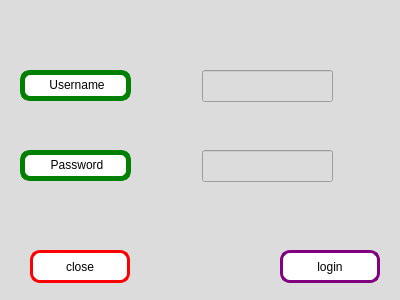
<?xml version="1.0" encoding="UTF-8"?>
<ui version="4.0">
 <class>AdminLoginWindow</class>
 <widget class="QDialog" name="AdminLoginWindow">
  <property name="geometry">
   <rect>
    <x>0</x>
    <y>0</y>
    <width>400</width>
    <height>300</height>
   </rect>
  </property>
  <property name="windowTitle">
   <string>Dialog</string>
  </property>
  <property name="styleSheet">
   <string notr="true">color: rgb(0, 0, 0);
background-color: rgb(220, 220, 220);
</string>
  </property>
  <widget class="QPushButton" name="loginButton">
   <property name="geometry">
    <rect>
     <x>280</x>
     <y>250</y>
     <width>100</width>
     <height>33</height>
    </rect>
   </property>
   <property name="styleSheet">
    <string notr="true">border:3px solid purple;
font: 10pt &quot;Segoe UI&quot;;
background: rgb(255, 255, 255);
color: rgb(0, 0, 0);
gridline-color: rgb(0, 0, 0);
border-radius:10px;</string>
   </property>
   <property name="text">
    <string>login</string>
   </property>
  </widget>
  <widget class="QLineEdit" name="passLineEdit">
   <property name="geometry">
    <rect>
     <x>202</x>
     <y>150</y>
     <width>131</width>
     <height>32</height>
    </rect>
   </property>
  </widget>
  <widget class="QLineEdit" name="userLineEdit">
   <property name="geometry">
    <rect>
     <x>202</x>
     <y>70</y>
     <width>131</width>
     <height>32</height>
    </rect>
   </property>
  </widget>
  <widget class="QLabel" name="labelUser">
   <property name="geometry">
    <rect>
     <x>20</x>
     <y>70</y>
     <width>111</width>
     <height>31</height>
    </rect>
   </property>
   <property name="styleSheet">
    <string notr="true">border:5px solid green;
font: 10pt &quot;Segoe UI&quot;;
background: rgb(255, 255, 255);
color: rgb(0, 0, 0);
gridline-color: rgb(0, 0, 0);
border-radius:10px;</string>
   </property>
   <property name="text">
    <string>&lt;html&gt;&lt;head/&gt;&lt;body&gt;&lt;p align=&quot;center&quot;&gt;Username&lt;/p&gt;&lt;/body&gt;&lt;/html&gt;</string>
   </property>
  </widget>
  <widget class="QLabel" name="labelPass">
   <property name="geometry">
    <rect>
     <x>20</x>
     <y>150</y>
     <width>111</width>
     <height>31</height>
    </rect>
   </property>
   <property name="styleSheet">
    <string notr="true">border:5px solid green;
font: 10pt &quot;Segoe UI&quot;;
background: rgb(255, 255, 255);
color: rgb(0, 0, 0);
gridline-color: rgb(0, 0, 0);
border-radius:10px;</string>
   </property>
   <property name="text">
    <string>&lt;html&gt;&lt;head/&gt;&lt;body&gt;&lt;p align=&quot;center&quot;&gt;Password&lt;/p&gt;&lt;/body&gt;&lt;/html&gt;</string>
   </property>
  </widget>
  <widget class="QPushButton" name="closeButton">
   <property name="geometry">
    <rect>
     <x>30</x>
     <y>250</y>
     <width>100</width>
     <height>33</height>
    </rect>
   </property>
   <property name="styleSheet">
    <string notr="true">border:3px solid red;
font: 10pt &quot;Segoe UI&quot;;
background: rgb(255, 255, 255);
color: rgb(0, 0, 0);
gridline-color: rgb(0, 0, 0);
border-radius:10px;</string>
   </property>
   <property name="text">
    <string>close</string>
   </property>
  </widget>
 </widget>
 <resources/>
 <connections/>
</ui>
